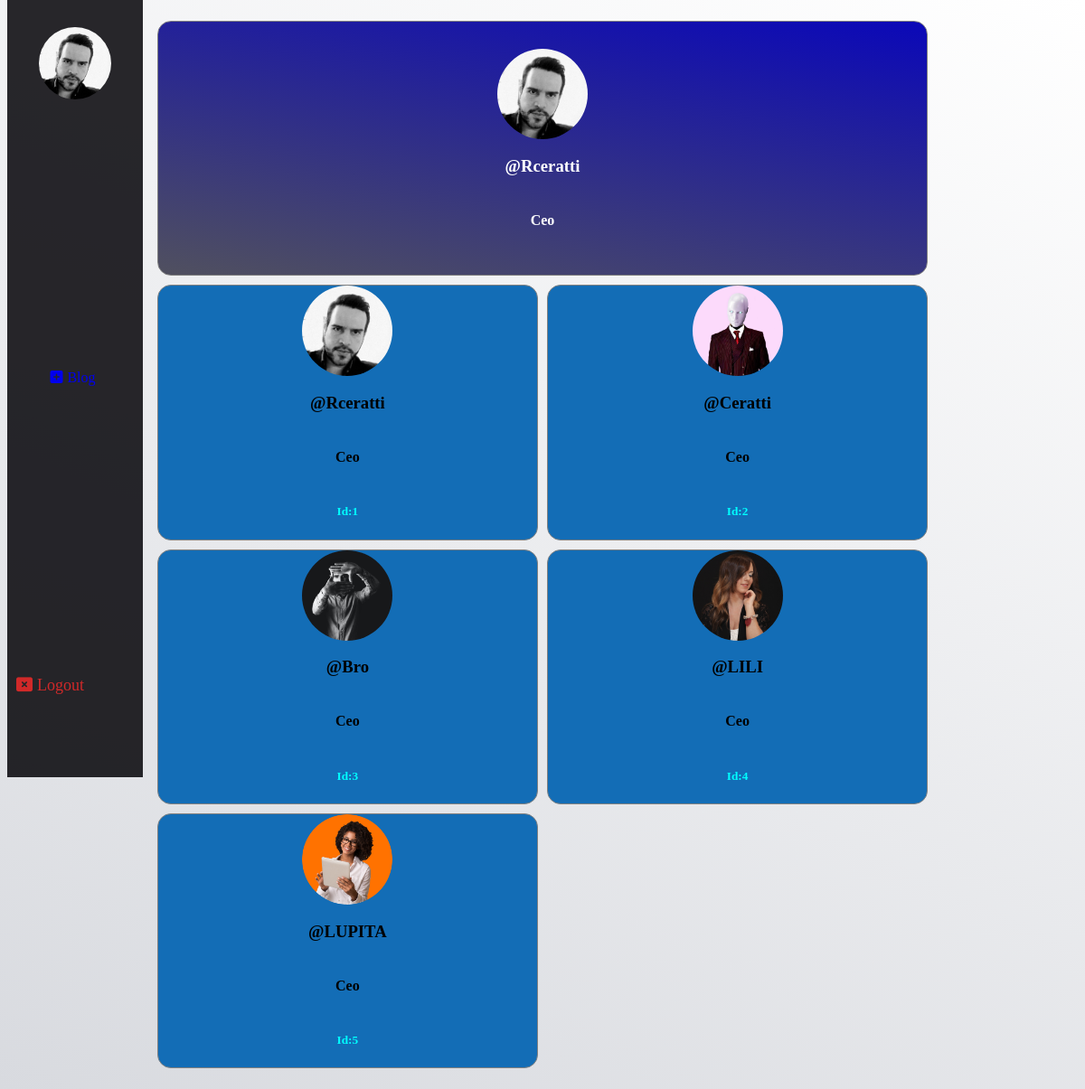
/feed/ (signed in), run on the app's committed database.
### miapp/models.py (models this page shows, shortened)
class Profile(models.Model):
    user = models.OneToOneField(User, on_delete=models.CASCADE,verbose_name='usuario')
    img = models.ImageField(default='LOGO.png', verbose_name='foto')
    position = models.CharField(max_length=20,verbose_name='Cargo',default='Ceo')

### miapp/views.py (the view)
# urls.py: path('feed/', views.feed, name = "feed" ),
@login_required(login_url='index')
def feed(request):
    perfiles = Profile.objects.all()
    return render(request,'feed.htm',{
        'perfiles':perfiles,
    })

### miapp/templates/feed.htm
{% extends 'plantilla.htm' %}
{% block head %}
<img src="{{user.profile.img.url}}" class="user_pic">
<li><a href="{% url 'articulos' %}"><i class="fas fa-plus-square"></i><span>Blog</span></a> </li>
<div class="close">
    <li>  <a href="{% url 'salir' %}"><i class="fas fa-window-close"></i><span>Logout</span></a></li>
</div>
{% endblock%}
{% block content %}
<section class="team">
    <div class="cv ceo">
        <img src=" {{perfiles.0.img.url}}" alt="">
        <h3> @{{perfiles.0.user}} </h3>
        <h4> {{perfiles.0.user.profile.position}}</h4>
    </div>
{% for elemento in perfiles %}
<div class="cv">
    <img src="{{elemento.user.profile.img.url}}" alt="">
    <h3> @{{elemento.user}}</h3>
    <h4>{{elemento.user.profile.position}}</h4>
    <h5>Id:{{elemento.user.profile.id}}</h5>
</div>
{% endfor%}
</section>
{% endblock%}

### miapp/templates/plantilla.htm (shortened to what this page needs)
<!DOCTYPE html>
<html lang="es">
<head>
    {% load static %}
    <link href="https://unpkg.com/aos@2.3.1/dist/aos.css" rel="stylesheet">
    <link rel="stylesheet" href="https://cdn.metroui.org.ua/v4/css/metro-all.min.css">
    <link rel="stylesheet" href="{% static 'csss/estilos.css'%}" type="text/css">
</head>
<body>
    <header>
        {% block head  %}
        {%endblock%}
    </header>
    <div class="content" id="content">
        {%block content%}{%endblock%}
    </div>
</body>
</html>

### miapp/static/csss/estilos.css (style rules this page uses)
*::after,::before { box-sizing: border-box; margin: 0; padding: 0; }
body { background:linear-gradient(25deg,rgb(216, 218, 223), white) }
ul, li, a { list-style: none; text-decoration: none; }
img { width: 100%; object-fit: cover; }
header { background: rgba(9, 7, 12, 0.87); height: 100vh; width: 150px; position: fixed; display: flex; justify-content: space-between; align-items: center; padding: 30px 0; flex-direction: column; top: 0; z-index: 1; }
.close a { display: block; color: rgb(209, 41, 41); font-size: 18px; font-family: Georgia, 'Times New Roman', Times, serif; }
.close li { margin: 12px; width: 130px; height: 60px; padding: 10px 5px; }
span { margin: 5px; }
.content { width: 80%; margin: auto; display: flex; justify-content: center; align-items: center; min-height: 100vh; position: relative; flex-wrap: wrap; }
.content img { width: 100px; height: 100px; }
.user_pic { width: 80px; height:80px; border-radius: 50%; }
.perfil_textos>h4,h5,h6 { color: cyan; font-family: Georgia, 'Times New Roman', Times, serif; }
.team { width: 90%; min-height: 80vh; position: relative; display: grid; grid-template-columns: repeat(2,1fr); grid-auto-rows: minmax(200px, 1fr); grid-gap: 10px; padding: 15px 15px; }
.team .cv { border: 1px solid grey; display: flex; flex-direction: column; justify-content: center; align-items: center; background: rgb(19, 109, 182); border-radius: 15px; }
.cv.ceo { grid-column: 1/span 2; background: linear-gradient(10deg,rgb(80, 80, 95),rgb(11, 8, 184)); color: white; }
.team .cv>img { border-radius: 50%; }

### data on the page
Profile: img (picture), user.username "Rceratti", user+position "Ceo", user.profile.img (picture), user "Rceratti", user.profile.position "Ceo", user.profile.id "1"
Profile: user.profile.img (picture), user "Ceratti", user.profile.position "Ceo", user.profile.id "2"
Profile: user.profile.img (picture), user "Bro", user.profile.position "Ceo", user.profile.id "3"
Profile: user.profile.img (picture), user "LILI", user.profile.position "Ceo", user.profile.id "4"
Profile: user.profile.img (picture), user "LUPITA", user.profile.position "Ceo", user.profile.id "5"
